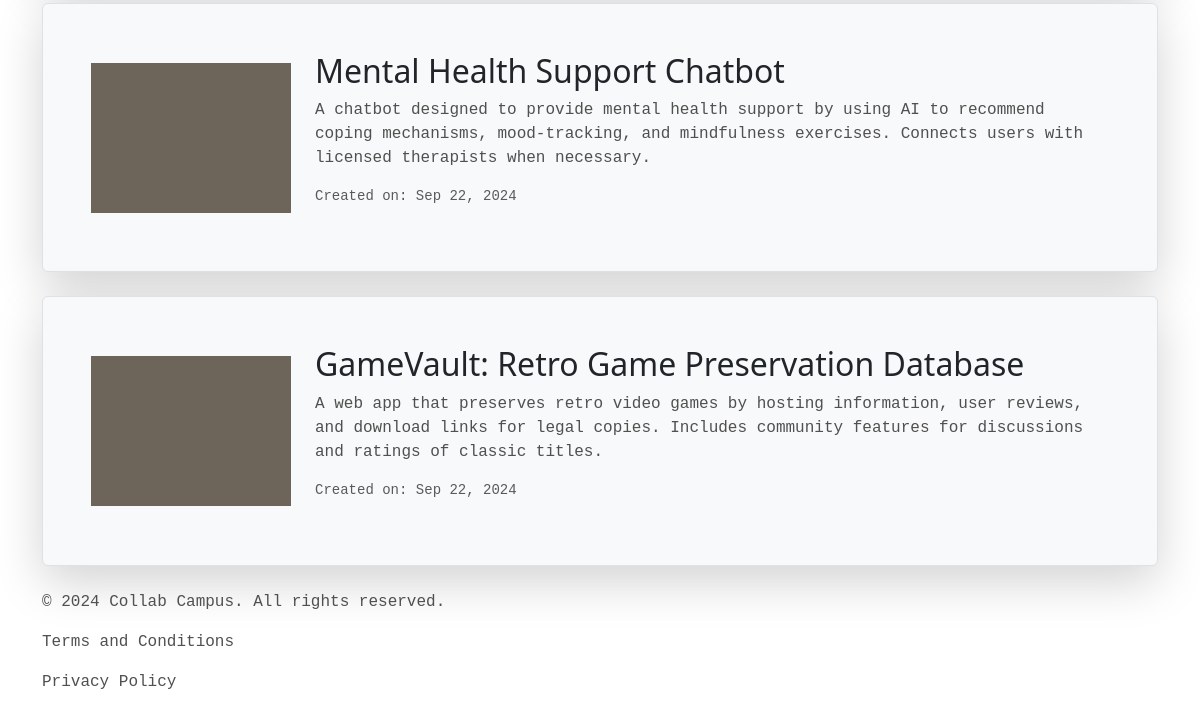
The app's page / (signed in, lower part), older data.
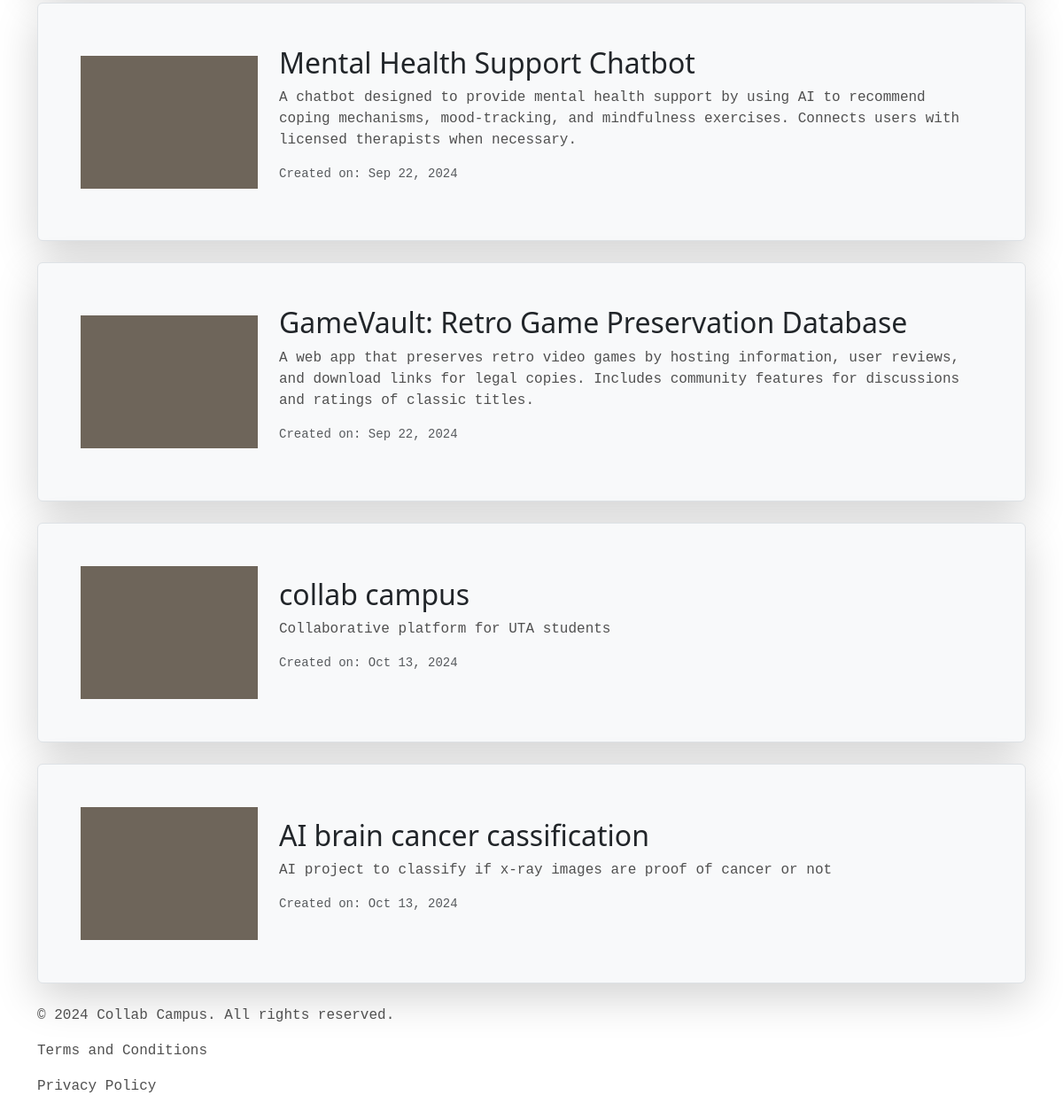
The same page, newer data.
### collabCampus/models.py (models this page shows, shortened)
class Project(models.Model):
    owner = models.ForeignKey(User, on_delete=models.CASCADE, related_name='owned_projects')
    title = models.CharField(max_length=100)
    description = models.TextField(max_length=2000)
    discord_link = models.URLField(max_length=200,blank=True, null=True)
    image = models.ImageField(upload_to='project_images/', blank=True, null=True)
    created_at = models.DateTimeField(auto_now_add=True)

### collabCampus/views.py (the view)
# urls.py: path('',views.Home,name='home'),
def Home(request):
    projects = Project.objects.all()
    return render(request,'home.html',{
        'projects': projects
    })

### collabCampus/templates/home.html (shortened to what this page needs)
{% extends 'base.html' %}
{% block content %}
    <div class="container mt-5">
        {% if user.is_authenticated %}
            {% if projects %}
                <div class="row">
                    {% for project in projects %}
                        <div class="col-12 mb-4 d-flex align-items-center p-5 border bg-light shadow-lg hover-shadow rounded">
                            <div class="project-image" style="width: 200px; height: 150px; flex-shrink: 0;">
                                {% if project.image %}
                                    <img src="{{ project.image.url }}" alt="Project Image" class="img-fluid" style="max-height: 150px;">
                                {% else %}
                                    <div style="background-color: rgb(110, 101, 90); width: 200px; height: 150px;"></div>
                                {% endif %}
                            </div>
                            <div class="project-details ms-4">
                                <h2><a href="{% url 'Projects' project.pk %}" class="text-decoration-none text-reset">{{ project.title }}</a></h2>
                                <p>{{ project.description }}</p>
                                <p class="text-muted small">Created on: {{ project.created_at|date:"M d, Y" }}</p>
                            </div>
                        </div>
                    {% endfor %}
                </div>
            {% else %}
                <h2>No Projects Found</h2>
            {% endif %}
        {% else %}
            <div class="text-center mt-5">
                {% include 'mainPage.html'  %}
            </div>
        {% endif %}
    </div>
{% endblock %}

Row changes from the older to the newer data that the page shows:
added Project: title "collab campus", description "Collaborative platform for UTA students", created_at "Oct 13, 2024"
added Project: title "AI brain cancer cassification", description "AI project to classify if x-ray images are proof of cancer or not", created_at "Oct 13, 2024"
